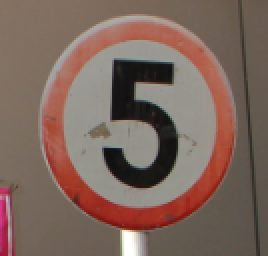
#> input picture FinalReport/images/000_0001.png, 134 x 128 px (shown 2 times larger); its folder holds only this picture in this run
$ jupyter execute v2_SRY.ipynb
#> lines starting #> are read from the running program, lines starting #| are printed output that depends on the picture
# Mini Project T2 - Team 1 - Image Acquisition for Project A

## Setup

[cell 1]
import sys
# Python 3.7 is required
assert sys.version_info >= (3, 7)

import cv2 as cv
import numpy as np

# Make sure that OpenCV optimization is enabled
if not cv.useOptimized():
    cv.setUseOptimized(True)

cv.useOptimized()

## Load and Display Random Images

[cell 2]
import matplotlib.pyplot as plt
import os
import numpy
import cv2 as cv
import numpy as np

# "images/" is the local file path where all the 4170 images located at
files = np.random.choice(os.listdir("images/"), size=20, replace=True)
img_dir = "images/"

plt.figure(figsize=(10, 8))
for i, img_file in enumerate(files):
    img = cv.imread(img_dir + img_file)
#> img is the input picture: shape (128, 134, 3); mean B, G, R 92.6, 102.5, 125.1

    img_rgb = cv.cvtColor(img, cv.COLOR_BGR2RGB)
    plt.subplot(5, 4, i+1)
    plt.imshow(img_rgb)

plt.show()

[cell 3]
def preprocess_image(img, width, height, blur_ksize=(5, 5)):
    # Resize the image
#> called with width = 100, height = 100, blur_ksize = (5, 5)
    resized_img = cv.resize(img, (width, height))
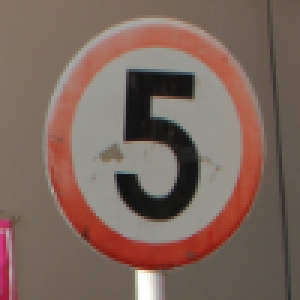
#> resized_img: shape (100, 100, 3) (shown 3 times larger); mean B, G, R 92.5, 102.4, 125

    # Denoise the image using Gaussian blur
    denoised_img = cv.GaussianBlur(resized_img, blur_ksize, 0)
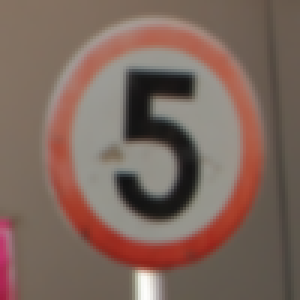
#> denoised_img: shape (100, 100, 3) (shown 3 times larger); mean B, G, R 92.5, 102.4, 125

    # Convert to grayscale
    gray_img = cv.cvtColor(denoised_img, cv.COLOR_BGR2GRAY)
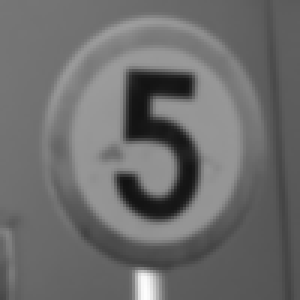
#> gray_img: shape (100, 100) (shown 3 times larger); min 18, max 253, mean 108

    # Convert grayscale to BGR to apply contrast enhancement
    gray_img_bgr = cv.cvtColor(gray_img, cv.COLOR_GRAY2BGR)

    # Contrast enhancement
    img_lab = cv.cvtColor(gray_img_bgr, cv.COLOR_BGR2Lab)
#> img_lab: shape (100, 100, 3); mean of channels 0, 1, 2 115.6, 128, 128
    L, a, b = cv.split(img_lab)
#> a: shape (100, 100); every value is 128
    L = cv.equalizeHist(L)
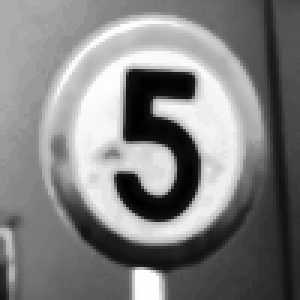
#> L: shape (100, 100) (shown 3 times larger); min 0, max 255, mean 129.4
    img_lab_merge = cv.merge((L, a, b))
#> img_lab_merge: shape (100, 100, 3); mean of channels 0, 1, 2 129.4, 128, 128
    enhanced_img = cv.cvtColor(img_lab_merge, cv.COLOR_Lab2BGR)

    return enhanced_img

[cell 4]
for i, img_file in enumerate(files):
    img = cv.imread(img_dir + img_file)

    img_rgb = cv.cvtColor(img, cv.COLOR_BGR2RGB)
    img_rgb =  preprocess_image(img,100,100)
    plt.subplot(5, 4, i+1)
    plt.imshow(img_rgb)
#> figure, not shown here; B, G, R data is drawn as R, G, B

[cell 5]
lower_bounds = [
    (0, 40, 50),   # lower bound for red range 1
    (165, 40, 50), # lower bound for red range 2
    (90, 40, 50),  # lower bound for blue
    (20, 40, 50),  # lower bound for yellow
    (0, 0, 0)      # lower bound for black
]
#> lower_bounds = [(0, 40, 50), (165, 40, 50), (90, 40, 50), (20, 40, 50), (0, 0, 0)]

upper_bounds = [
    (10, 255, 210), # upper bound for red range 1
    (179, 255, 210),# upper bound for red range 2
    (120, 255, 210),# upper bound for blue
    (35, 255, 210), # upper bound for yellow
    (179, 255, 5)   # upper bound for black
]

# Color-based segmentation function
# [35 lines left out: function color_seg, not called in this run]
